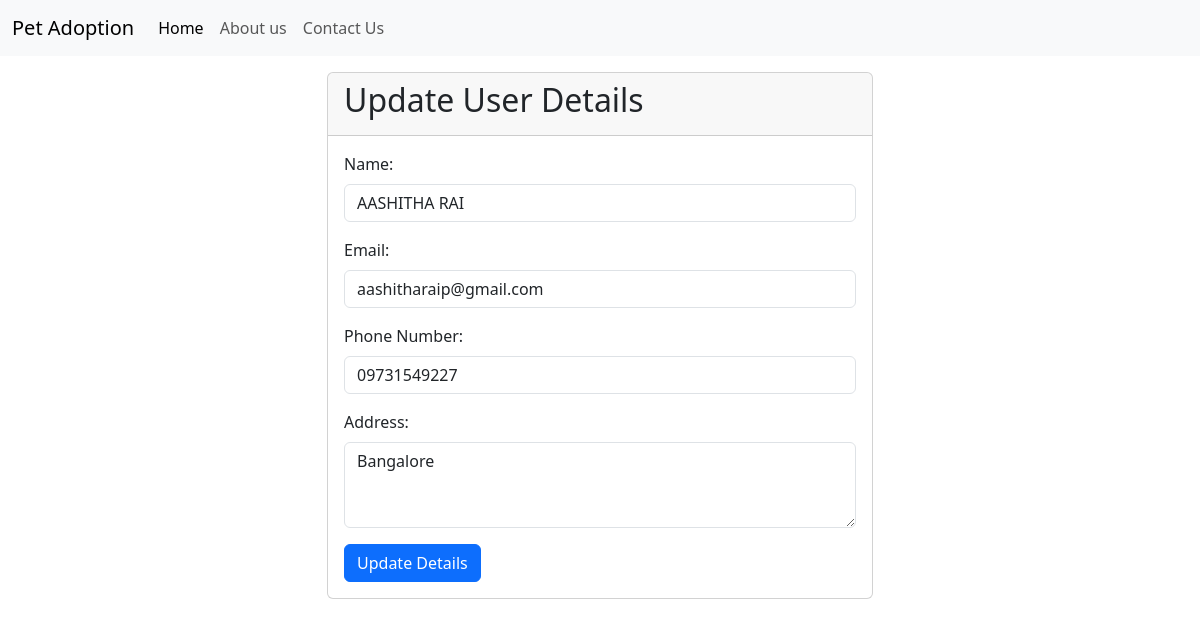
The app's page /update_user (signed in) with its own data.
### tables this page shows
CREATE TABLE customer (
    cust_id INTEGER PRIMARY KEY AUTOINCREMENT,
    cust_name TEXT,
    email TEXT,
    phone_no TEXT,
    local_address TEXT,
    password TEXT
);

### app.py (the view)
@app.route('/update_user', methods=['GET', 'POST'])
@login_required
def update_user():
    auth = Auth()
    if request.method == "POST":
        auth.update_user_details(request)
    user_details = auth.get_user_details(session.get("user-token"))
    return render_template('update_user.html', user_details=user_details)

### database.py (called while the page is built)
def login_required(func):
    @wraps(func)
    def wrapper(*args, **kwargs):
        if session.get("user-token"):
            return func(*args, **kwargs)
        else:
            next_url = request.path if request.path != url_for('login') else None
            return redirect(url_for('login', next=next_url))
    return wrapper

    def get_user_details(self, email):
        user_details = self.cur.execute("SELECT * FROM CUSTOMER WHERE EMAIL = ?", (email,)).fetchone()
        return user_details

### templates/update_user.html
{% extends 'base.html' %}
{% block content %}
    <div class="row">
        <div class="col-md-3"></div>
        <div class="col-md-6">
            <div class="card">
                <div class="card-header">
                    <h2>Update User Details</h2>
                </div>
                <div class="card-body">
                    <form method="post" action="{{ url_for('update_user') }}">
                        <div class="mb-3">
                            <label for="name" class="form-label">Name:</label>
                            <input type="text" class="form-control" id="name" name="name" value="{{ user_details[1] }}" required>
                        </div>
                        <div class="mb-3">
                            <label for="email" class="form-label">Email:</label>
                            <input type="email" class="form-control" id="email" name="email" value="{{ user_details[2] }}" required>
                        </div>
                        <div class="mb-3">
                            <label for="phone" class="form-label">Phone Number:</label>
                            <input type="text" class="form-control" id="phone" name="phone" value="{{ user_details[3] }}" required>
                        </div>
                        <div class="mb-3">
                            <label for="address" class="form-label">Address:</label>
                            <textarea class="form-control" id="address" name="address" rows="3" required>{{ user_details[4] }}</textarea>
                        </div>
                        <button type="submit" class="btn btn-primary">Update Details</button>
                    </form>
                </div>
            </div>
        </div>
    </div>
{% endblock content %}

### records on screen
customer: name "AASHITHA RAI", email "aashitharaip@gmail.com", phone "09731549227", address "Bangalore"
